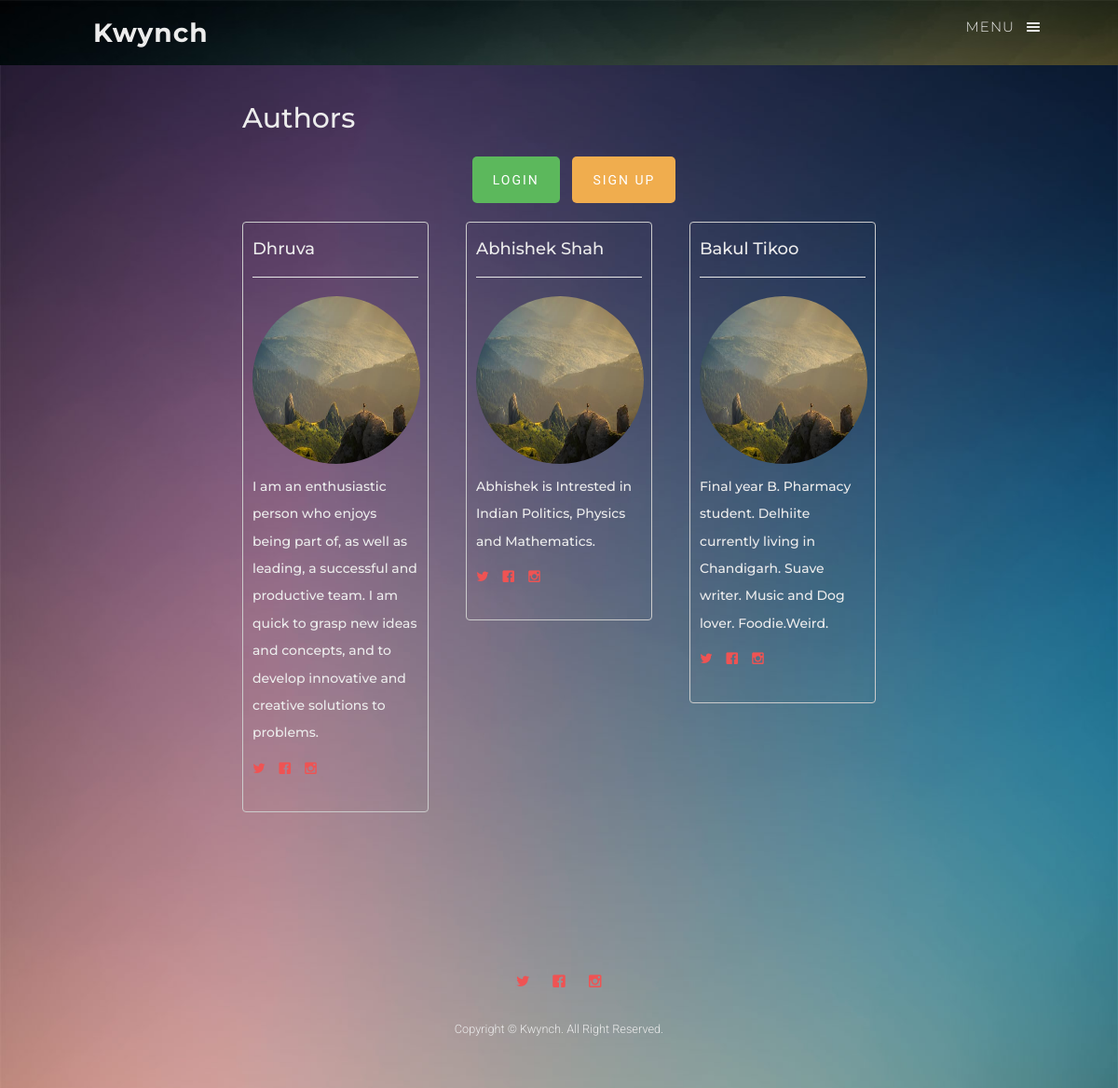
The app's page /kwynch/authors.php with its own data.
### tables this page shows
CREATE TABLE `authors` (
  `aid` int(10) NOT NULL,
  `aname` varchar(50) NOT NULL,
  `adesc` text NOT NULL,
  `aimg` longblob NOT NULL,
  `alink` text NOT NULL,
  `apass` varchar(100) NOT NULL
);

### kwynch/authors.php (the view, shortened to what this page needs)
<?php include("connect.php") ?>
<!DOCTYPE html>
 <html class="no-js">
	<link rel="stylesheet" href="css/animate.css">
	<link rel="stylesheet" href="css/icomoon.css">
	<link rel="stylesheet" href="css/magnific-popup.css">
	<link rel="stylesheet" href="css/salvattore.css">
	<link rel="stylesheet" href="css/style.css">
	</head>
	<body>
	<header id="fh5co-header" role="banner">
		<div class="container">
			<div class="row">
				<div class="col-md-12">
					<a href="#" class="fh5co-menu-btn js-fh5co-menu-btn">Menu <i class="icon-menu"></i></a>
					<a class="navbar-brand" href="index.php">Kwynch</a>
				</div>
			</div>
		</div>
	</header>
<div id="fh5co-main">
		<div class="container">
			<div class="row">
				<div class="col-md-8 col-md-offset-2">
					<h2>Authors</h2>
          <div class="col-md-6 col-md-offset-4">
            <a href="login.php"><button type="button" class="btn btn-success">Login</button></a>
            <a href="sign.php"><button type="button" class="btn btn-warning">Sign Up</button></a>
          </div>
					<div class="row">
            <?php
              $query = "select * from authors";
              $result = mysqli_query($connection, $query);
            while($row = mysqli_fetch_array($result)) {
            ?>
						<div class="col-md-4">
							<div id="rohan">
								<div class="fh5co-pricing-table">
									<h3><?php echo $row['aname'];?></h3>
									<ul class="fh5co-list-check">
										<img src="images/demo5.jpeg" style="width:180px; height:180px; border-radius: 90px;">
										<h5> <?php echo $row['adesc'];?> <h5>
										<a href="#"><i class="icon-twitter" style="margin-right: 10px;"></i></a>
										<a href=<?php echo $row['alink'];?>><i class="icon-facebook" style="margin-right: 10px;"></i></a>
										<a href="#"><i class="icon-instagram" style="margin-right: 10px;"></i></a>
									</ul>
								</div>
							</div>
						</div>
          <?php } ?>
					</div>
				</div>
        	</div>
       </div>
	</div>
	<footer id="fh5co-footer">
		<div class="container">
			<div class="row row-padded">
				<div class="col-md-12 text-center">
					<p class="fh5co-social-icons">
						<a href="#"><i class="icon-twitter"></i></a>
						<a href="#"><i class="icon-facebook"></i></a>
						<a href="#"><i class="icon-instagram"></i></a>
					</p>
					<p><small>Copyright &copy; Kwynch. All Right Reserved. </small></p>
				</div>
			</div>
		</div>
	</footer>
	</body>
</html>

### kwynch/css/icomoon.css (style rules this page uses)
[class^="icon-"], [class*=" icon-"] { font-family: 'icomoon'; speak: none; font-style: normal; font-weight: normal; font-variant: normal; text-transform: none; line-height: 1; -webkit-font-smoothing: antialiased; -moz-osx-font-smoothing: grayscale; }
.icon-menu:before { content: "\e6e0"; }
.icon-facebook:before { content: "\e767"; }
.icon-instagram:before { content: "\e76f"; }
.icon-twitter:before { content: "\e77c"; }

### records on screen
authors: aname "Dhruva", adesc "I am an enthusiastic person who enjoys being part of, as well as leading, a successful and productive team. I am quick to grasp new ideas and concepts, and to develop innovative and creative solutions to problems."
authors: aname "Abhishek Shah", adesc "Abhishek is Intrested in Indian Politics, Physics and Mathematics."
authors: aname "Bakul Tikoo", adesc "Final year B. Pharmacy student. Delhiite currently living in Chandigarh. Suave writer. Music and Dog lover. Foodie.Weird."
